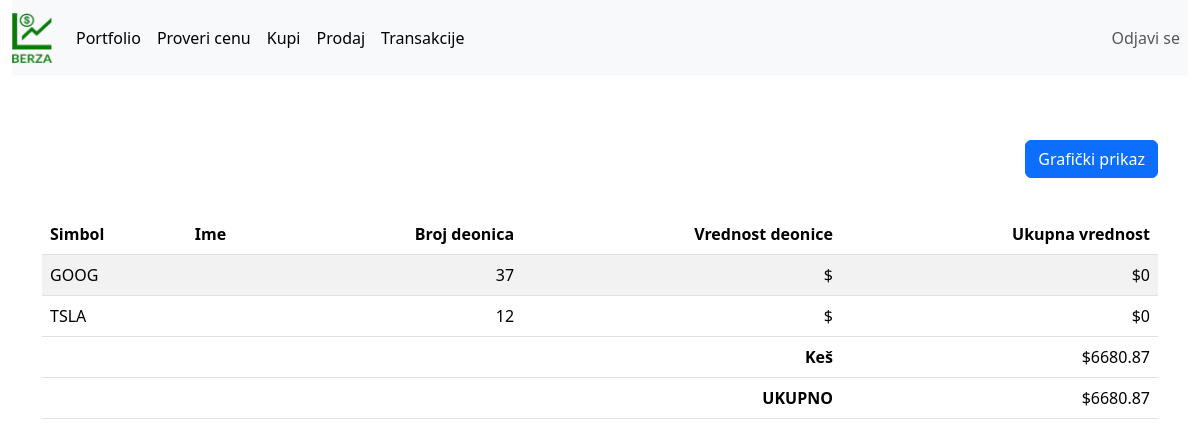
/index.php (signed in), run on the app's committed database.
### tables this page shows
CREATE TABLE `share` (
  `id` int(11) NOT NULL,
  `symbol` varchar(64) NOT NULL,
  `shares` int(11) NOT NULL,
  `user_id` int(11) NOT NULL
);

### share_price.php (called while the page is built, shortened)
<?php
    function getSharePrice($symbol) {
        $url = "https://query1.finance.yahoo.com/v8/finance/chart/$symbol?region=US&lang=en-US&includePrePost=false&interval=1h&useYfid=true&range=1d";
        $ch = curl_init();
        $response = curl_exec($ch);
        $http_code = curl_getinfo($ch, CURLINFO_HTTP_CODE);
        if ($http_code !== 200) {
            return NULL;
        }
        $stock_data = json_decode($response, true);
        return $stock_data['chart']['result'][0]['meta']['regularMarketPrice'] ?? NULL;
    }
?>

### index.php (the view, shortened to what this page needs)
<?php
    include "database.php";
    include "share_price.php";
    $id = $_SESSION["id"];
    $cash = $_SESSION["cash"];
    $sql = "SELECT * FROM share WHERE user_id = :id";
    $stm = $pdo->prepare($sql);
    $stm->bindParam(":id", $id);
    $stm->execute();
    $shares = $stm->fetchAll();
?>
<!DOCTYPE html>
<html lang="en">
<head>
    <link rel="stylesheet" href="https://cdn.jsdelivr.net/npm/bootstrap@5.3.2/dist/css/bootstrap.min.css">
    <link rel="stylesheet" href="styles/style.css">
</head>
<body>
    <div class="d-grid gap-3">
        <div class="container-fluid mb-5">
            <nav class="navbar navbar-expand-sm navbar-light bg-light">
                <a href="#" class="navbar-brand mb-0 h1">
                    <img
                        src="images/logo.png"
                        class="d-line-block align-top"
                        height="50px" width="40px" alt="logo">
                </a>
                <div class="collapse navbar-collapse">
                    <ul class="navbar-nav">
                        <li class="nav-item active">
                            <a href="index.php" class="nav-link active">Portfolio</a>
                        </li>
                        <li class="nav-item active">
                            <a href="check_price.php" target="_blank" class="nav-link active">Proveri cenu</a>
                        </li>
                        <li class="nav-item active">
                            <a href="buy.php" target="_blank" class="nav-link active">Kupi</a>
                        </li>
                        <li class="nav-item active">
                            <a href="sell.php" target="_blank" class="nav-link active">Prodaj</a>
                        </li>
                        <li class="nav-item active">
                            <a href="transactions.php" target="_blank" class="nav-link active">Transakcije</a>
                        </li>
                    </ul>
                </div>
                <div>
                    <ul class="navbar-nav active">
                        <li class="navitem">
                            <a href="logout.php" class="nav-link">Odjavi se</a>
                        </li>
                    </ul>
                </div>
            </nav>
        </div>
        <div class="container text-end">
            <a href="portfolio_chart.php" class="btn btn-primary" target="_blank">Grafički prikaz</a>
        </div>
        <div class="container">
            <table class="table table-striped">
                <thead>
                    <tr>
                        <th class="text-start">Simbol</th>
                        <th class="text-start">Ime</th>
                        <th class="text-end">Broj deonica</th>
                        <th class="text-end">Vrednost deonice</th>
                        <th class="text-end">Ukupna vrednost</th>
                    </tr>
                </thead>
                <tbody>
                    <?php
                        $sum = 0.00;
                        foreach ($shares as $share) {
                            $value = getSharePrice($share['symbol']);
                            $name = getCompanyName($share['symbol']);
                            $total_value = $value * $share['shares'];
                            $sum += $total_value;
                            echo "
                                <tr>
                                    <td class=text-start>$share[symbol]</td>
                                    <td class=text-start>$name</td>
                                    <td class=text-end>$share[shares]</td>
                                    <td class=text-end>\$$value</td>
                                    <td class=text-end>\$$total_value</td>
                                </tr>
                            ";
                        }
                    ?>
                </tbody>
                <tfoot>
                    <tr>
                        <td></td>
                        <td></td>
                        <td></td>
                        <td class="text-end"><b>Keš</b></td>
                        <td class="text-end"> <?php echo "\$$cash"; ?> </td>
                    </tr>
                    <tr>
                        <td></td>
                        <td></td>
                        <td></td>
                        <td class="text-end"><b>UKUPNO</b></td>
                        <td class="text-end"> <?php $total = $cash + $sum; echo "\$$total" ?></td>
                    </tr>
                </tfoot>
            </table>
        </div>
    </div>
</body>
</html>

### styles/style.css (style rules this page uses)
.container { margin-bottom: 20px; }
.text-start { text-align: left; }
.text-end { text-align: end; }

### data on the page
share: symbol "GOOG", shares "37", shares "0"
share: symbol "TSLA", shares "12", shares "0"

### other printed values
$cash "6680.87"
$total "6680.87"
